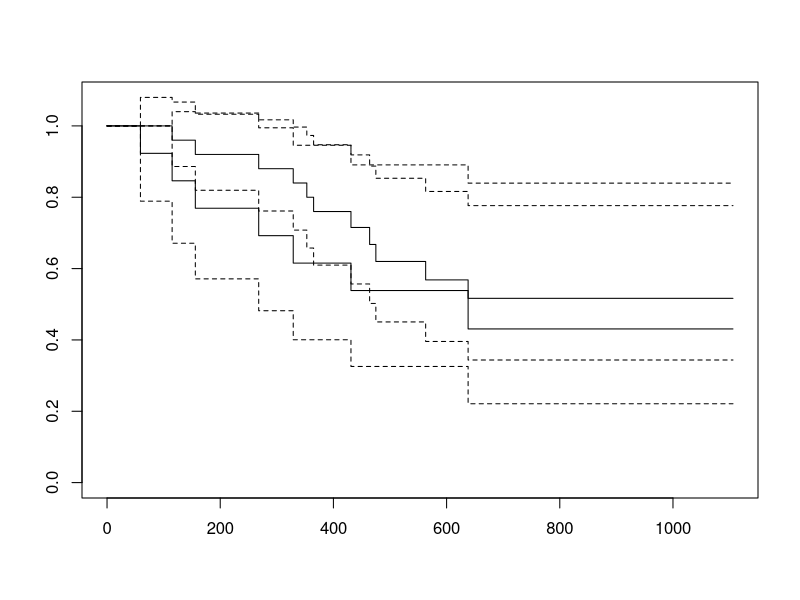

Generate this figure with R:
## ---- chunk 1
library(survival)
data(ovarian)
ovarian
## ---- chunk 2
gr1Filter <- ovarian$rx == 1
survG1 <- Surv(ovarian$futime[gr1Filter], ovarian$fustat[gr1Filter])
fitG1 <- survfit(survG1 ~ 1, conf.type="none")

survG2 <- Surv(ovarian$futime[-gr1Filter], ovarian$fustat[-gr1Filter])
fitG2 <- survfit(survG2 ~ 1, conf.type="none")
plot(fitG1)
lines(fitG2)
